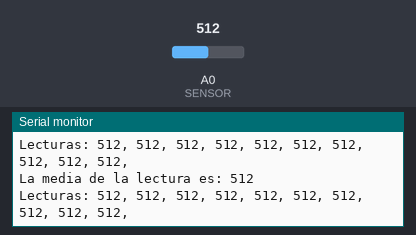
This sketch was run on a simulated Arduino Uno, built with avr-gcc and run on an emulated ATmega328P. Shown: the last lines printed to the serial monitor. The inputs (shaded band) are chosen by the test bench; at power-on: A0 (SENSOR) = 512.

Above: at 1.2 s.
1.3 s: A0 (SENSOR) set to 716
At 1.3 s:
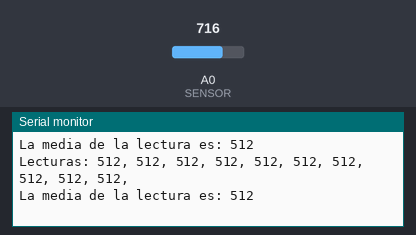
2.8 s: A0 (SENSOR) set to 900
At 3.9 s:
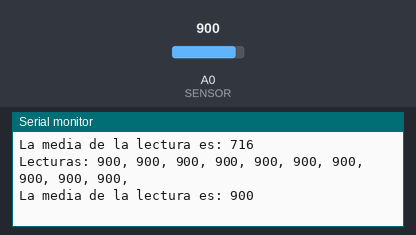
Timing chart, 0 to 5.8 s (numbered marks = the images above; inputs shaded):
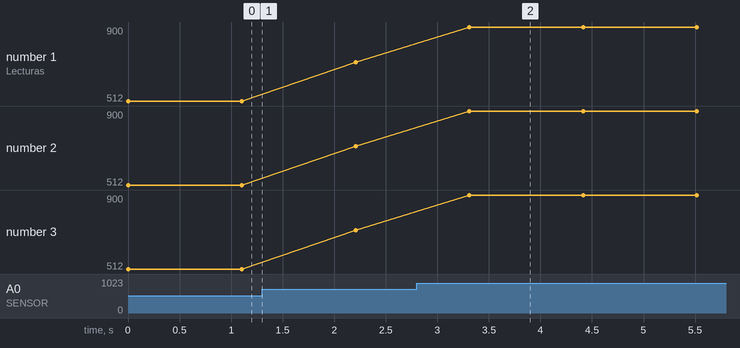

Measured:
- after the input at 2.8 s, the serial monitor: prints a new line after 0.51 s (image 2)
- plotted number 1: 512 → 716 after the input at 1.3 s, 716 → 900 after the input at 2.8 s
- plotted number 2: 512 → 716 after the input at 1.3 s, 716 → 900 after the input at 2.8 s
- plotted number 3: 512 → 716 after the input at 1.3 s, 716 → 900 after the input at 2.8 s

The sketch:

media_basica.ino
```cpp
/*
    MEDIA BÁSICA
    La media básica es un método para sacar la media de una serie de números.
    Simplemente se suma X números, y divide el total entre la cantidad de números.
    Mientras menos números se utilicen, más baja será su precisión.

    La fórmula es la siguiente: media = (n1 + n2 + n3 + n4) / 4

    Por ejemplo, si tenemos 4 mediciones analógicas, y una de ellas (n3) sufre
    una interferencia y recibimos un pico durante la medición, el resultado será:

    media = (123 + 125 + 220 + 121 ) / 4 = ~147

    El mismo ejemplo pero usando más cantidad de muestras (10) atenuará el pico:

    media = (123 + 125 + 220 + 121 + 120 + 127 + 123 + 121 + 125 + 120) / 10 = ~132

    https://www.electrosoftcloud.com/mejorar-las-lecturas-analogicas-de-tu-arduino-parte-2/

*/

const byte SENSOR = A0;

void setup() {

  Serial.begin(9600);

}

void loop() {

  int lecturas[10];
  int suma, media;

  Serial.print("Lecturas: ");
  for (byte i = 0; i < 10; i++) {
    lecturas[i] = analogRead(SENSOR);
    suma += lecturas[i];
    Serial.print(lecturas[i]);
    Serial.print(", ");
    delay(10);
  }

  media = suma / 10;
  Serial.println();
  Serial.print("La media de la lectura es: ");
  Serial.println(media);

  delay(1000);
}
```
